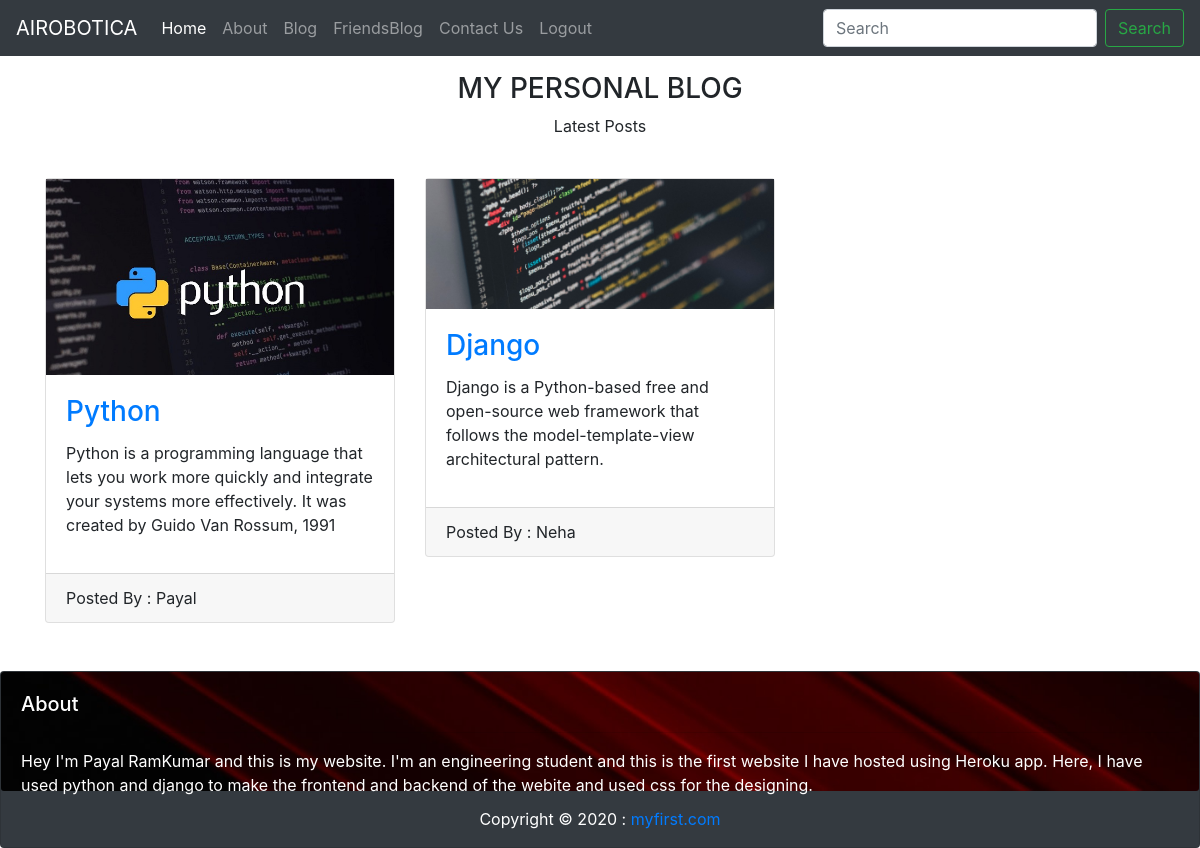
Page /handleBlog on the committed database.
### app/models.py (models this page shows, shortened)
class PersonalBlogPost(models.Model):
    sno = models.AutoField(primary_key=True)
    title = models.CharField(max_length=50)
    content=models.TextField()
    author = models.CharField(max_length=50)
    img = models.ImageField(upload_to = 'friendspic',blank=True, null=True)
    timeStamp=models.DateTimeField(blank=True)

### app/views.py (the view)
# urls.py: path('handleBlog',views.handleBlog,name='handleBlog'),
def handleBlog(request):
    posts=PersonalBlogPost.objects.all()
    context={'posts':posts}
    return render(request,'handleblog.html',context)

### templates/handleBlog.html (shortened to what this page needs)
{% extends 'basic.html' %}
{% block body %}
<section id="blog" class="blog-mf sect-pt4 route">
    <div class="container mt-3">
        <div class="row">
            <div class="col-sm-12">
                <div class="title-box text-center">
                    <h3 class="title">MY PERSONAL BLOG</h3>
                    <p class="subtitle-a">Latest Posts</p>
                </div>
            </div>
        </div>
        <br>
        <div class="row">
            {% for  post in posts %}
            <div class="col-md-4">
                <div class="card card-blog">
                    <div class="card-img ">
                        <a href="{{post.img.url}}"><img src="{{post.img.url}}" alt="" class="img-fluid"></a>
                    </div>
                    <div class="card-body">
                        <h3 class="card-title"><a href="blog-single.html">{{post.title}}</a></h3>
                        <p class="card-description">{{post.content}}</p>
                    </div>
                    <div class="card-footer">
                        <div class="post-author">
                            <span class="author">Posted By : {{post.author}}</span>
                        </div>
                    </div>
                </div>
            </div>
            <br>
            <br>
            {% endfor %}
        </div>
    </div>
</section>
{% endblock body %}

### templates/basic.html (shortened to what this page needs)
{% load static %}
<!doctype html>
<html lang="en">
    <head>
        <link rel="stylesheet" href="https://stackpath.bootstrapcdn.com/bootstrap/4.5.0/css/bootstrap.min.css">
    </head>
    <body>
        <nav class="navbar navbar-expand-lg navbar-dark bg-dark">
            <a class="navbar-brand" href="#">AIROBOTICA</a>
            <div class="collapse navbar-collapse" id="navbarSupportedContent">
                <ul class="navbar-nav mr-auto">
                    <li class="nav-item active">
                        <a class="nav-link" href="/">Home <span class="sr-only">(current)</span></a>
                    </li>
                    <li class="nav-item">
                        <a class="nav-link" href="/about">About</a>
                    </li>
                    <li class="nav-item">
                        <a class="nav-link" href="/handleBlog">Blog</a>
                    </li>
                    <li class="nav-item">
                        <a class="nav-link" href="/handleFriendsBlog">FriendsBlog</a>
                    </li>
                    <li class="nav-item">
                        <a class="nav-link" href="/contact">Contact Us</a>
                    </li>
                    <li class="nav-item">
                        <a class="nav-link" href="/handleLogout">Logout</a>
                    </li>
                </ul>
                <form class="form-inline my-2 my-lg-0" action="/search" method="get">
                    <input class="form-control mr-sm-2" type="search" placeholder="Search" aria-label="Search" name="search" id="search">
                    <button class="btn btn-outline-success my-2 my-sm-0" type="submit">Search</button>
                </form>
            </div>
        </nav>
        {% block body %}
        {% endblock body %}
        <div class="card bg-dark text-white mt-5 ">
            <img class="card-img" src="{% static 'images/card.jpg' %}" alt="Card image">
            <div class="card-img-overlay">
                <h5 class="card-title">About</h5>
                <hr>
                <p class="card-text">Hey I'm Payal RamKumar and this is my website. I'm an engineering student and this is the first website I have hosted using Heroku app. Here, I have used python and django to make the frontend and backend of the webite and used css for the designing.</p>
            </div>
            <footer class="page-footer font-small blue mb-0">
                    <div class="footer-copyright text-center py-3">Copyright © 2020 : <a href="#">myfirst.com</a></div>
            </footer>
        </div>
    </body>
</html>

### rows in the picture
PersonalBlogPost: img (picture), title "Python", content "Python is a programming language that lets you work more quickly and integrate your systems more effectively. It was created by Guido Van Rossum, 1991", author "Payal"
PersonalBlogPost: img (picture), title "Django", content "Django is a Python-based free and open-source web framework that follows the model-template-view architectural pattern.", author "Neha"
